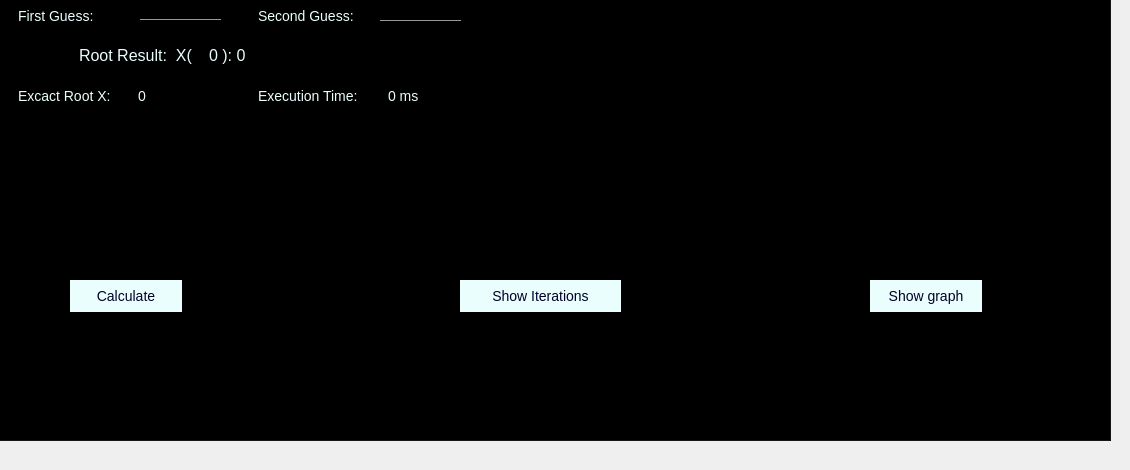
    <widget class="QWidget" name="tab_2">
     <attribute name="title">
      <string>Secant</string>
     </attribute>
     <widget class="QGroupBox" name="groupBox_5">
      <property name="geometry">
       <rect>
        <x>-10</x>
        <y>-20</y>
        <width>1121</width>
        <height>461</height>
       </rect>
      </property>
      <property name="styleSheet">
       <string notr="true">background-color:rgb(0, 0, 0)</string>
      </property>
      <property name="title">
       <string/>
      </property>
      <widget class="QLabel" name="label_15">
       <property name="geometry">
        <rect>
         <x>20</x>
         <y>20</y>
         <width>121</width>
         <height>31</height>
        </rect>
       </property>
       <property name="styleSheet">
        <string notr="true">background: transparent;
color: rgb(234, 255, 253);
margin: 5px;
font-size: 14px;
font-family: &quot;Sitka&quot;, &quot;Courier New&quot;, monospace;
color: rgb(234, 255, 253);
border: none;</string>
       </property>
       <property name="text">
        <string>First Guess:</string>
       </property>
      </widget>
      <widget class="QLineEdit" name="secantFirstGuess">
       <property name="geometry">
        <rect>
         <x>150</x>
         <y>20</y>
         <width>81</width>
         <height>20</height>
        </rect>
       </property>
       <property name="styleSheet">
        <string notr="true">border: 0;
border-bottom: 1px solid #999;
background: transparent;
outline: none;
font-size: 14px;
font-family: &quot;Lucida Console&quot;, &quot;Courier New&quot;, monospace;
color: rgb(234, 255, 253);</string>
       </property>
       <property name="inputMask">
        <string/>
       </property>
       <property name="text">
        <string/>
       </property>
      </widget>
      <widget class="QLabel" name="label_24">
       <property name="geometry">
        <rect>
         <x>260</x>
         <y>20</y>
         <width>121</width>
         <height>31</height>
        </rect>
       </property>
       <property name="styleSheet">
        <string notr="true">background: transparent;
color: rgb(234, 255, 253);
margin: 5px;
font-size: 14px;
font-family: &quot;Sitka&quot;, &quot;Courier New&quot;, monospace;
color: rgb(234, 255, 253);
border: none;</string>
       </property>
       <property name="text">
        <string>Second Guess:</string>
       </property>
      </widget>
      <widget class="QLineEdit" name="secantSecondGuess">
       <property name="geometry">
        <rect>
         <x>390</x>
         <y>20</y>
         <width>81</width>
         <height>21</height>
        </rect>
       </property>
       <property name="styleSheet">
        <string notr="true">border: 0;
border-bottom: 1px solid #999;
background: transparent;
outline: none;
font-size: 14px;
font-family: &quot;Lucida Console&quot;, &quot;Courier New&quot;, monospace;
color: rgb(234, 255, 253);</string>
       </property>
       <property name="inputMask">
        <string/>
       </property>
       <property name="text">
        <string/>
       </property>
      </widget>
      <widget class="QPushButton" name="secantCalcBtn">
       <property name="geometry">
        <rect>
         <x>80</x>
         <y>300</y>
         <width>112</width>
         <height>32</height>
        </rect>
       </property>
       <property name="styleSheet">
        <string notr="true">border-radius: 50px;
background-color: rgb(234, 255, 253);
font-size: 14px;
font-family: &quot;Sitka&quot;, &quot;Courier New&quot;, monospace;
color: rgb(0, 0, 40);</string>
       </property>
       <property name="text">
        <string>Calculate</string>
       </property>
      </widget>
      <widget class="QPushButton" name="secantShowIterBtn">
       <property name="geometry">
        <rect>
         <x>470</x>
         <y>300</y>
         <width>161</width>
         <height>32</height>
        </rect>
       </property>
       <property name="styleSheet">
        <string notr="true">border-radius: 50px;
background-color: rgb(234, 255, 253);
font-size: 14px;
font-family: &quot;Sitka&quot;, &quot;Courier New&quot;, monospace;
color: rgb(0, 0, 40);</string>
       </property>
       <property name="text">
        <string>Show Iterations</string>
       </property>
      </widget>
      <widget class="QPushButton" name="secantShowGpBtn">
       <property name="geometry">
        <rect>
         <x>880</x>
         <y>300</y>
         <width>112</width>
         <height>32</height>
        </rect>
       </property>
       <property name="styleSheet">
        <string notr="true">border-radius: 50px;
background-color: rgb(234, 255, 253);
font-size: 14px;
font-family: &quot;Sitka&quot;, &quot;Courier New&quot;, monospace;
color: rgb(0, 0, 40);</string>
       </property>
       <property name="text">
        <string>Show graph</string>
       </property>
      </widget>
      <widget class="QLabel" name="label_27">
       <property name="geometry">
        <rect>
         <x>80</x>
         <y>60</y>
         <width>171</width>
         <height>31</height>
        </rect>
       </property>
       <property name="styleSheet">
        <string notr="true">background: transparent;
color: rgb(234, 255, 253);
margin: 5px;
font-size: 16px;
font-family: &quot;Sitka&quot;, &quot;Courier New&quot;, monospace;
color: rgb(234, 255, 253);
border: none;</string>
       </property>
       <property name="text">
        <string>Root Result:  X(</string>
       </property>
      </widget>
      <widget class="QLabel" name="secantRoot">
       <property name="geometry">
        <rect>
         <x>210</x>
         <y>60</y>
         <width>141</width>
         <height>31</height>
        </rect>
       </property>
       <property name="styleSheet">
        <string notr="true">background: transparent;
color: rgb(234, 255, 253);
margin: 5px;
font-size: 16px;
font-family: &quot;Sitka&quot;, &quot;Courier New&quot;, monospace;
color: rgb(234, 255, 253);
border: none;</string>
       </property>
       <property name="text">
        <string>0 ): 0</string>
       </property>
      </widget>
      <widget class="QLabel" name="label_34">
       <property name="geometry">
        <rect>
         <x>20</x>
         <y>100</y>
         <width>131</width>
         <height>31</height>
        </rect>
       </property>
       <property name="styleSheet">
        <string notr="true">background: transparent;
color: rgb(234, 255, 253);
margin: 5px;
font-size: 14px;
font-family: &quot;Sitka&quot;, &quot;Courier New&quot;, monospace;
color: rgb(234, 255, 253);
border: none;</string>
       </property>
       <property name="text">
        <string>Excact Root X:</string>
       </property>
      </widget>
      <widget class="QLabel" name="excactRootSecant">
       <property name="geometry">
        <rect>
         <x>140</x>
         <y>100</y>
         <width>101</width>
         <height>31</height>
        </rect>
       </property>
       <property name="styleSheet">
        <string notr="true">background: transparent;
color: rgb(234, 255, 253);
margin: 5px;
font-size: 14px;
font-family: &quot;Lucida Console&quot;, &quot;Courier New&quot;, monospace;
color: rgb(234, 255, 253);
border: none;</string>
       </property>
       <property name="text">
        <string>0</string>
       </property>
      </widget>
      <widget class="QLabel" name="label_35">
       <property name="geometry">
        <rect>
         <x>260</x>
         <y>100</y>
         <width>141</width>
         <height>31</height>
        </rect>
       </property>
       <property name="styleSheet">
        <string notr="true">background: transparent;
color: rgb(234, 255, 253);
margin: 5px;
font-size: 14px;
font-family: &quot;Sitka&quot;, &quot;Courier New&quot;, monospace;
color: rgb(234, 255, 253);
border: none;</string>
       </property>
       <property name="text">
        <string>Execution Time:</string>
       </property>
      </widget>
      <widget class="QLabel" name="etSecant">
       <property name="geometry">
        <rect>
         <x>390</x>
         <y>100</y>
         <width>101</width>
         <height>31</height>
        </rect>
       </property>
       <property name="styleSheet">
        <string notr="true">background: transparent;
color: rgb(234, 255, 253);
margin: 5px;
font-size: 14px;
font-family: &quot;Sitka&quot;, &quot;Courier New&quot;, monospace;
color: rgb(234, 255, 253);
border: none;</string>
       </property>
       <property name="text">
        <string>0 ms</string>
       </property>
      </widget>
     </widget>
    </widget>
